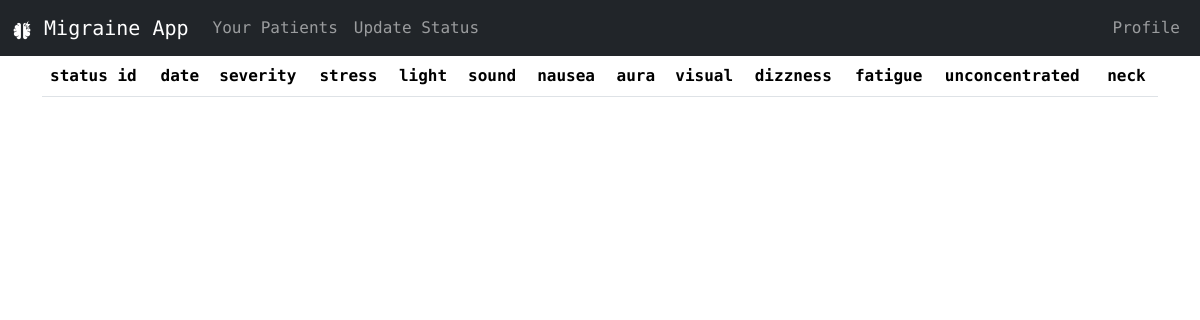
Before: /user_details/105 (signed in) with the older database file.
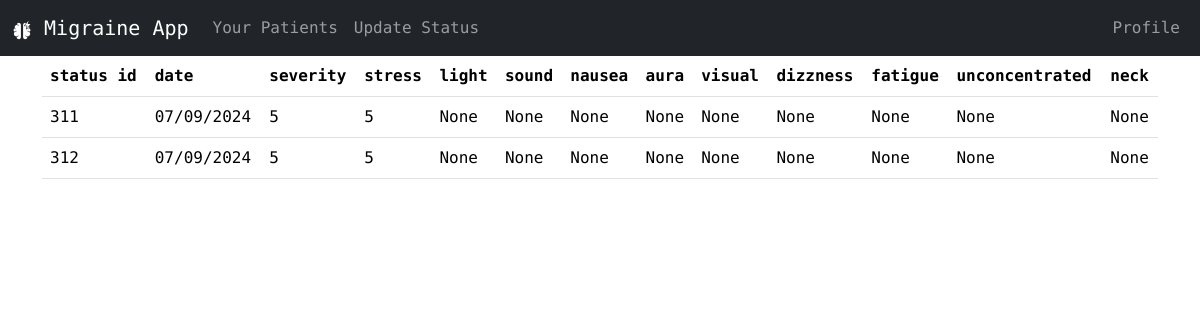
After: the same page with the newer database file.
### website/models.py (models this page shows)
class Status(db.Model):
    id = db.Column(db.Integer, primary_key=True, autoincrement=True)
    date = db.Column(db.String(150))
    severity = db.Column(db.Integer)
    stress = db.Column(db.Integer)
    light = db.Column(db.String(1))
    sound = db.Column(db.String(1))
    nausea = db.Column(db.String(1))
    aura = db.Column(db.String(1))
    visual = db.Column(db.String(1))
    dizzness = db.Column(db.String(1))
    fatigue = db.Column(db.String(1))
    unconcentrated = db.Column(db.String(1))
    neck = db.Column(db.String(1))
    user_id = db.Column(db.Integer, db.ForeignKey("user.id"))

### website/views.py (the view)
@views.route("/user_details/<int:user_id>")
@login_required
def user_details(user_id):
    print(user_id)
    if user_id:
        status_details = (
            db.session.query(
                Status.id,
                Status.date,
                Status.severity,
                Status.stress,
                Status.light,
                Status.sound,
                Status.nausea,
                Status.aura,
                Status.visual,
                Status.dizzness,
                Status.fatigue,
                Status.unconcentrated,
                Status.neck
            ).filter(
                Status.user_id == user_id
            ).all()
        )
        for i in status_details:
            print(i)
        return render_template("user_details.html", status_details=status_details)
    else:
        flash("User not found", "error")
        return redirect(url_for("views.care_home"))

### website/__init__.py (called while the page is built)
def create_app():
    app = Flask(__name__)
    app.config["SECRET_KEY"] = "heisenberg"
    app.config["SQLALCHEMY_DATABASE_URI"] = f"sqlite:///{DB_NAME}"
    db.init_app(app)
    from .views import views
    from .auth import auth
    app.register_blueprint(views, url_prefix="/")
    app.register_blueprint(auth, url_prefix="/")
    from .models import User, Caretaker, Admin
    create_database(app)
    login_manager = LoginManager()
    login_manager.login_view = "auth.login"
    login_manager.login_message = "User needs to be logged in to view this page"
    login_manager.login_message_category = "error"
    login_manager.init_app(app)
    @login_manager.user_loader
    def load_user(email):
        u = User.query.get(email)
        c = Caretaker.query.get(email)
        a = Admin.query.get(email)
        return u or c or a
    return app

### website/templates/user_details.html
{% extends "care_base.html" %}
{% block body %}
    <table class="table ">
        <thead class="thead-dark">
            <tr>
                <th scope="col">status id</th>
                <th scope="col">date</th>
                <th scope="col">severity</th>
                <th scope="col">stress</th>
                <th scope="col">light</th>
                <th scope="col">sound</th>
                <th scope="col">nausea</th>
                <th scope="col">aura</th>
                <th scope="col">visual</th>
                <th scope="col">dizzness</th>
                <th scope="col">fatigue</th>
                <th scope="col">unconcentrated</th>
                <th scope="col">neck</th>
                </tr>
        </thead>
        <tbody>
            {% for i in status_details %}
                <tr>
                    <td>{{ i[0] }}</th>
                    <td>{{ i[1] }}</td>
                    <td>{{ i[2] }}</td>
                    <td>{{ i[3] }}</td>
                    <td>{{ i[4] }}</td>
                    <td>{{ i[5] }}</td>
                    <td>{{ i[6] }}</td>
                    <td>{{ i[7] }}</td>
                    <td>{{ i[8] }}</td>
                    <td>{{ i[9] }}</td>
                    <td>{{ i[10] }}</td>
                    <td>{{ i[11] }}</td>
                    <td>{{ i[12] }}</td>
                </tr>
            {% endfor %}
        </tbody>
    </table>
{% endblock %}

### website/templates/care_base.html (shortened to what this page needs)
<!DOCTYPE html>
<html lang="en">
<head>
    <link rel="stylesheet" href="../static/css/main.css">
</head>
<body>
    <nav class="navbar navbar-expand-lg navbar-dark bg-dark d-flex justify-content-between align-items-center data-bs-theme="dark"">
        <div class="collapse navbar-collapse container-fluid" id="navbarText">
            <ul class="navbar-nav mr-auto">
                <a class="navbar-brand">
                    <img src="../static/img/whiteLogo4%.png" alt="migraiane logo">
                    Migraine App
                </a>
                <li class="nav-item">
                    <a class="nav-link {% block homeActive %}{% endblock %}" href="/care_home">Your Patients</a>
                </li>
                <li class="nav-item">
                    <a class="nav-link {% block cuActive %}{% endblock %}" href="/care_update">Update Status</a>
                </li>
            </ul>
            <ul class="navbar-nav mr-auto d-flex">
                <li class="nav-item">
                    <a class="nav-link {% block profileActive %}{% endblock %}" href="/care_profile">Profile</a>
                </li>
            </ul>
        </div>
    </nav>
    <div class="container">
        {% block body %}{% endblock  %}
    </div>
</body>
</html>

Changed rows visible on the page:
added Status: id "311", date "07/09/2024", severity "5", stress "5", i "None"
added Status: id "312", date "07/09/2024", severity "5", stress "5", i "None"
